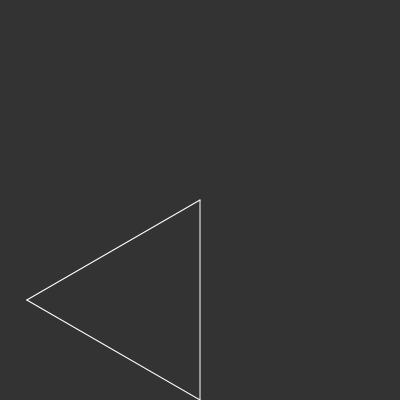
Frame 1 (no input)
Frame 60 (no input): identical to frame 1, image omitted
Frame 120 (the mouse pressed at the canvas centre since frame 60): identical to frame 1, image omitted

The p5.js sketch that drew this single still picture (run headless with seeded random() and noise() and a simulated clock; from frame 60 on, the mouse is pressed at the canvas centre):

// p5.js sketch
// ── sketch.js
var axiom = "F-G-G";
var sentence = axiom;
var rules = [];
rules[0] = {
  a: "F",
  b: "F-G+F+G-F"
}
rules[1] = {
  a: "G",
  b: "GG"
}
var len = 200;
var angle;

function generate(){
  len *= 0.5
  var nextsentence = "";
  for (var i = 0; i < sentence.length; i++){
    var current = sentence.charAt(i);
    var found = false;
    for (var j = 0; j < rules.length; j++){
      if (current == rules[j].a) {
        found = true;
        nextsentence += rules[j].b;
        break;
      }
    }
    if (!found){
      nextsentence += current;
    }
  }
  sentence = nextsentence;
  createP(sentence);
  turtle();
}

function turtle(){
  background(51);
  resetMatrix();
  translate(width / 2, height);
  stroke(255);
  for (var i = 0; i < sentence.length; i++){
    var current = sentence.charAt(i);
    if (current == "F"){
      line(0, 0, 0, -len);
      translate(0, -len);
    } else if (current == "G"){
	  line(0, 0, 0, -len);
	  translate(0, -len);
	} else if (current == "+"){
      rotate(angle);
    } else if (current == "-"){
      rotate(-angle);
    } else if (current == "["){
      push();
    } else if (current == "]"){
      pop();
    }
  }
}

function setup(){
  angle = radians(120);
  createCanvas(400, 400);
  background(51)
  createP(axiom);
  turtle();
  var button = createButton("generate");
  button.mousePressed(generate);
}

function draw(){

}
